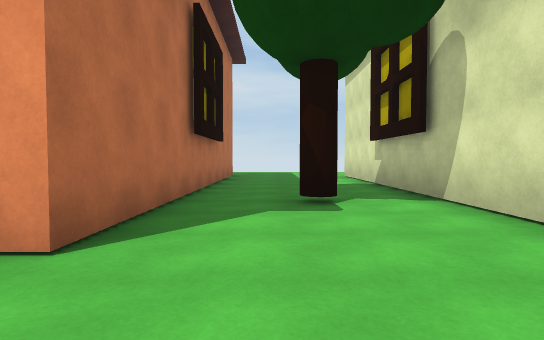
[1] (above)

19 first-person views from a walk through a scene from a Unity 3-D project. The camera is 1.2 m above the floor, tilts 2° down and sees 80° across. The floor is counted in squares, 2 m on a side. Each view is taken from the middle of a square. On the plan, view 1 faces up. The plan holds only what a view shows up to about 10 squares ahead; the rest is blank. The place goes on beyond the plan. The player character is not drawn.

[2]
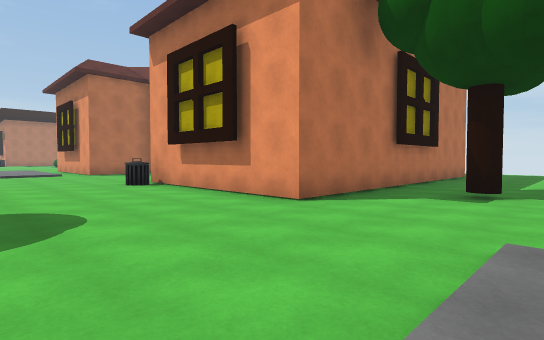

[3]
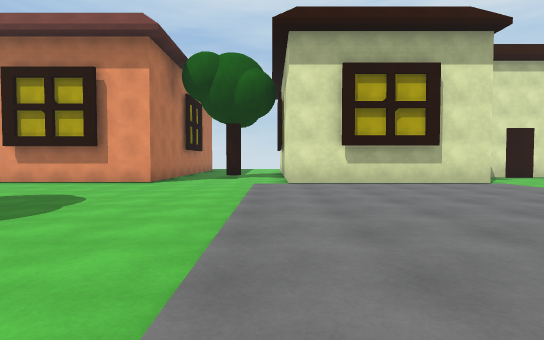

[4]
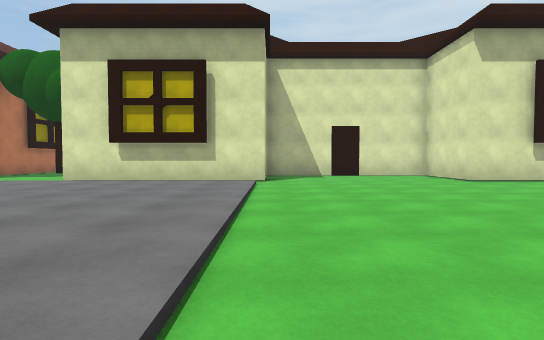

[5]
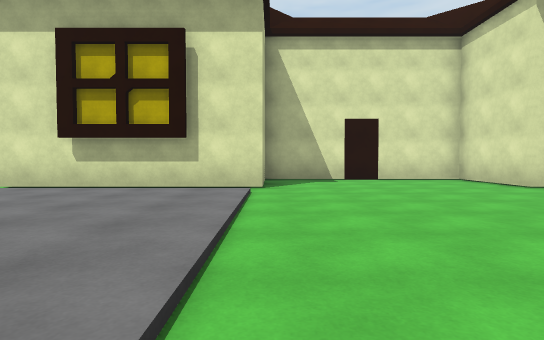

[6]
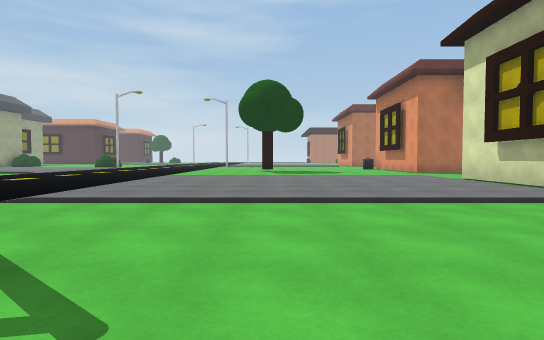

[7]
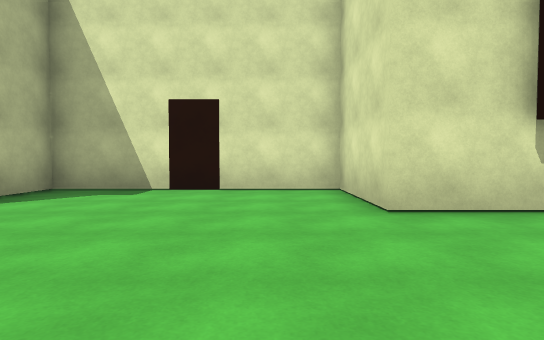

[8]
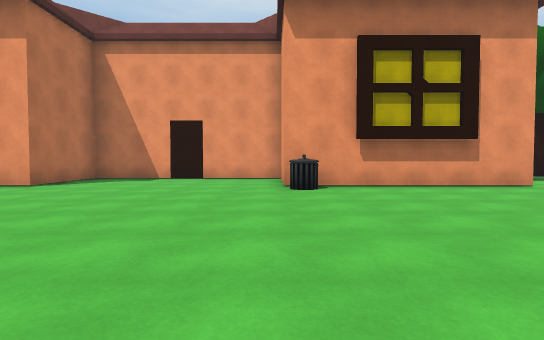

[9]
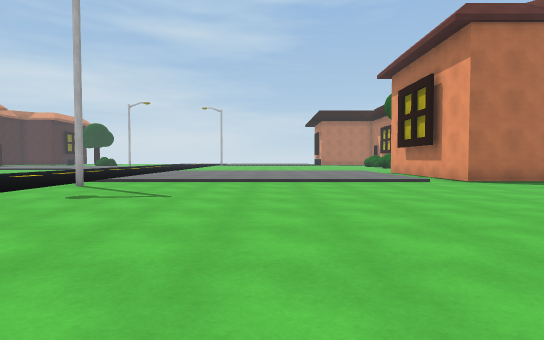

[10]
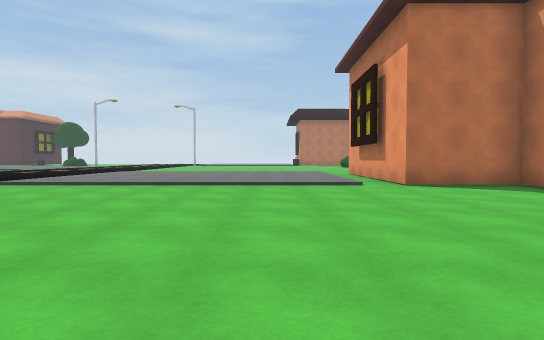

[11]
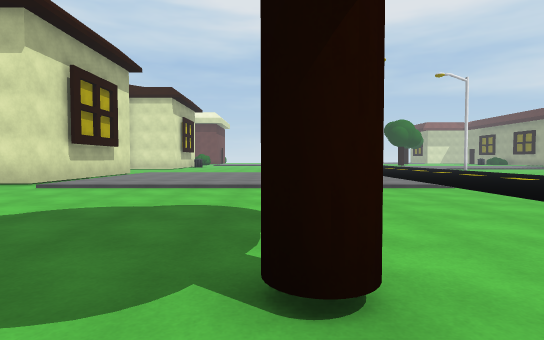

[12]
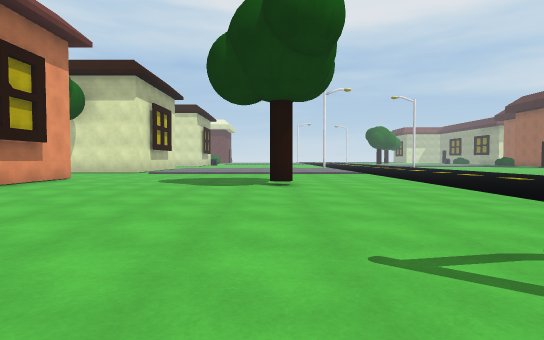

[13]
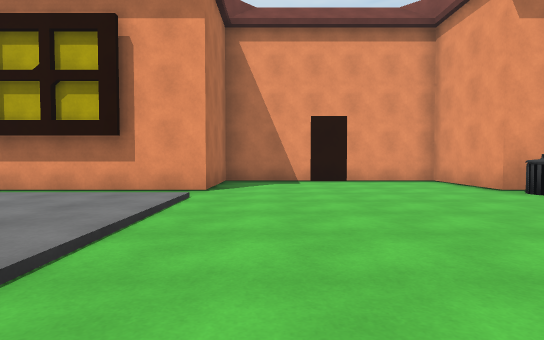

[14]
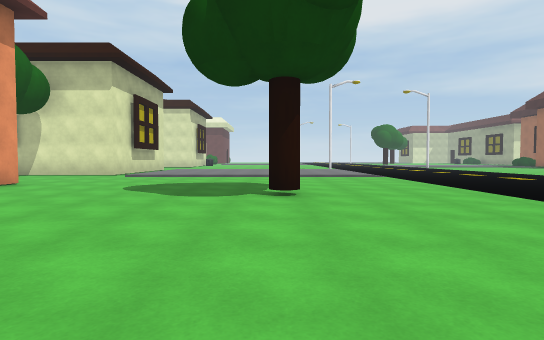

[15]
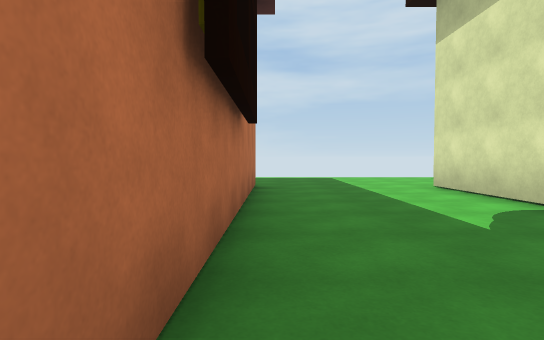

[16]
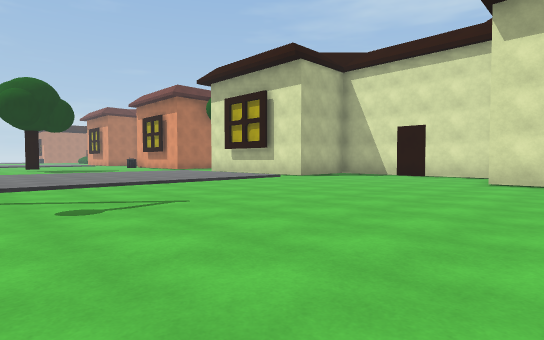

[17]
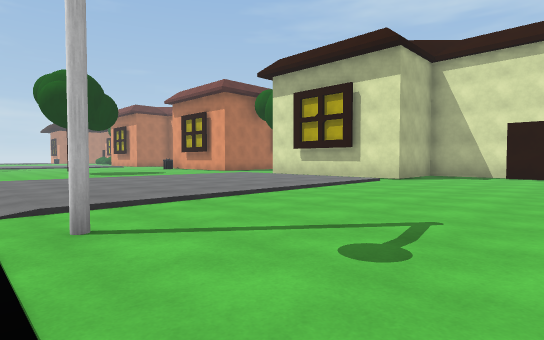

[18]
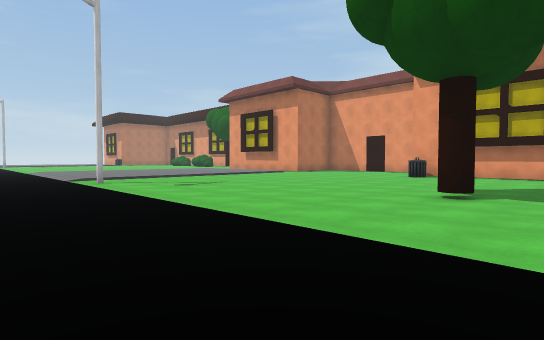

[19]
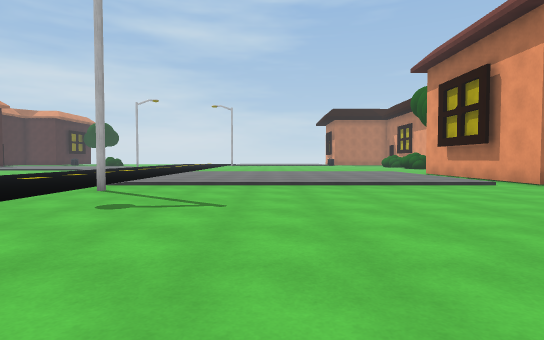

### Floor plan
Key: @ floor where view 1 was taken; # wall or solid block; . main floor; : floor 0.25 m higher than the main floor; / step, stairs or slope; B bin.
Columns run from 15 left of view 1 to 15 right of it. Each row starts with its distance up from view 1.
 10              #....#
  9              #....#
  8              #....#
  7              #....#
  6              #....#
  5   ########   #....#   ########
  4   #......#   #..#.#   #......#
  3   #......#   #....#   #......#
  2 ###......#####....#####......##
  1 ///......B.......//////........
  0 :::............@.::::::.......
 -1 :::..............::::::.......
 -2 :::..............::::::........
 -3 :::..............::::::........
 -4 :::.........#....::::::........
 -5 :::..............::::::........
 -6 :::..............::::::........
 -7 :::.#............::::::.#......
 -8 ............................
 -9 ........  ............
-10 ....       ..........
-11 ...         .........
-12                 ..

Where each view was taken, in squares from view 1:
view 1: 0 up, 0 right, facing up
view 2: 2 down, 2 right, facing up-left
view 3: 7 down, 2 right, facing up
view 4: 7 down, 8 right, facing up
view 5: 5 down, 8 right, facing up
view 6: 4 down, 12 right, facing left
view 7: 2 down, 12 right, facing up
view 8: 5 down, 7 left, facing up
view 9: 3 down, 4 left, facing left
view 10: 1 down, 5 left, facing left
view 11: 4 down, 5 left, facing right
view 12: 4 down, 11 left, facing right
view 13: 4 down, 11 left, facing up
view 14: 4 down, 9 left, facing right
view 15: 4 up, 1 left, facing up
view 16: 7 down, 15 right, facing up-left
view 17: 8 down, 12 right, facing up-left
view 18: 10 down, 2 left, facing up-left
view 19: 4 down, 5 left, facing left
